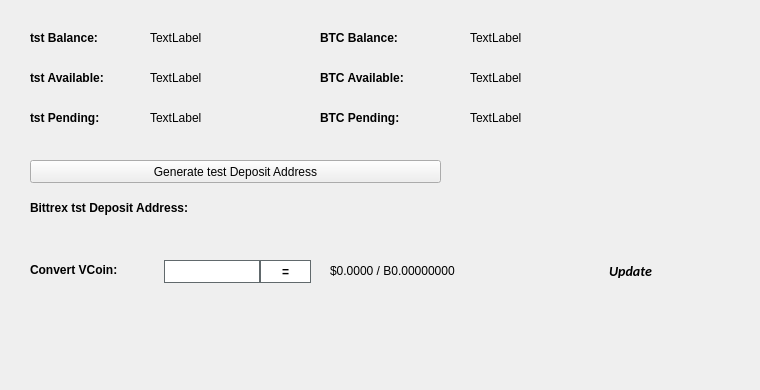
   <widget class="QWidget" name="BalanceTab">
    <attribute name="title">
     <string>Balance</string>
    </attribute>
    <widget class="QLabel" name="BitcoinBalanceLabel">
     <property name="geometry">
      <rect>
       <x>470</x>
       <y>30</y>
       <width>150</width>
       <height>16</height>
      </rect>
     </property>
     <property name="text">
      <string>TextLabel</string>
     </property>
    </widget>
    <widget class="QLabel" name="tstBalanceLabel">
     <property name="geometry">
      <rect>
       <x>150</x>
       <y>30</y>
       <width>150</width>
       <height>16</height>
      </rect>
     </property>
     <property name="text">
      <string>TextLabel</string>
     </property>
    </widget>
    <widget class="QLabel" name="label_11">
     <property name="geometry">
      <rect>
       <x>30</x>
       <y>30</y>
       <width>101</width>
       <height>16</height>
      </rect>
     </property>
     <property name="font">
      <font>
       <weight>75</weight>
       <bold>true</bold>
      </font>
     </property>
     <property name="text">
      <string>tst Balance:</string>
     </property>
    </widget>
    <widget class="QLabel" name="label_12">
     <property name="geometry">
      <rect>
       <x>320</x>
       <y>30</y>
       <width>101</width>
       <height>16</height>
      </rect>
     </property>
     <property name="font">
      <font>
       <weight>75</weight>
       <bold>true</bold>
      </font>
     </property>
     <property name="text">
      <string>BTC Balance:</string>
     </property>
    </widget>
    <widget class="QLabel" name="tstAvailableLabel_2">
     <property name="geometry">
      <rect>
       <x>150</x>
       <y>70</y>
       <width>150</width>
       <height>16</height>
      </rect>
     </property>
     <property name="text">
      <string>TextLabel</string>
     </property>
    </widget>
    <widget class="QLabel" name="label_13">
     <property name="geometry">
      <rect>
       <x>30</x>
       <y>70</y>
       <width>111</width>
       <height>16</height>
      </rect>
     </property>
     <property name="font">
      <font>
       <weight>75</weight>
       <bold>true</bold>
      </font>
     </property>
     <property name="text">
      <string>tst Available:</string>
     </property>
    </widget>
    <widget class="QLabel" name="label_14">
     <property name="geometry">
      <rect>
       <x>30</x>
       <y>110</y>
       <width>101</width>
       <height>16</height>
      </rect>
     </property>
     <property name="font">
      <font>
       <weight>75</weight>
       <bold>true</bold>
      </font>
     </property>
     <property name="text">
      <string>tst Pending:</string>
     </property>
    </widget>
    <widget class="QLabel" name="tstPendingLabel">
     <property name="geometry">
      <rect>
       <x>150</x>
       <y>110</y>
       <width>150</width>
       <height>16</height>
      </rect>
     </property>
     <property name="text">
      <string>TextLabel</string>
     </property>
    </widget>
    <widget class="QLabel" name="label_15">
     <property name="geometry">
      <rect>
       <x>320</x>
       <y>70</y>
       <width>111</width>
       <height>16</height>
      </rect>
     </property>
     <property name="font">
      <font>
       <weight>75</weight>
       <bold>true</bold>
      </font>
     </property>
     <property name="text">
      <string>BTC Available:</string>
     </property>
    </widget>
    <widget class="QLabel" name="BitcoinAvailableLabel">
     <property name="geometry">
      <rect>
       <x>470</x>
       <y>70</y>
       <width>150</width>
       <height>16</height>
      </rect>
     </property>
     <property name="text">
      <string>TextLabel</string>
     </property>
    </widget>
    <widget class="QLabel" name="label_31">
     <property name="geometry">
      <rect>
       <x>320</x>
       <y>110</y>
       <width>111</width>
       <height>16</height>
      </rect>
     </property>
     <property name="font">
      <font>
       <weight>75</weight>
       <bold>true</bold>
      </font>
     </property>
     <property name="text">
      <string>BTC Pending:</string>
     </property>
    </widget>
    <widget class="QLabel" name="BitcoinPendingLabel">
     <property name="geometry">
      <rect>
       <x>470</x>
       <y>110</y>
       <width>150</width>
       <height>16</height>
      </rect>
     </property>
     <property name="text">
      <string>TextLabel</string>
     </property>
    </widget>
    <widget class="QLabel" name="label_33">
     <property name="geometry">
      <rect>
       <x>30</x>
       <y>200</y>
       <width>221</width>
       <height>16</height>
      </rect>
     </property>
     <property name="font">
      <font>
       <weight>75</weight>
       <bold>true</bold>
      </font>
     </property>
     <property name="text">
      <string>Bittrex tst Deposit Address:</string>
     </property>
    </widget>
    <widget class="QPushButton" name="GenDepositBTN">
     <property name="geometry">
      <rect>
       <x>30</x>
       <y>160</y>
       <width>411</width>
       <height>23</height>
      </rect>
     </property>
     <property name="text">
      <string>Generate test Deposit Address</string>
     </property>
     <property name="icon">
      <iconset resource="../test.qrc">
       <normaloff>:/icons/bitcoin</normaloff>:/icons/bitcoin</iconset>
     </property>
    </widget>
    <widget class="QLabel" name="DepositAddressLabel">
     <property name="geometry">
      <rect>
       <x>200</x>
       <y>200</y>
       <width>261</width>
       <height>16</height>
      </rect>
     </property>
     <property name="palette">
      <palette>
       <active>
        <colorrole role="WindowText">
         <brush brushstyle="SolidPattern">
          <color alpha="255">
           <red>0</red>
           <green>0</green>
           <blue>0</blue>
          </color>
         </brush>
        </colorrole>
        <colorrole role="Text">
         <brush brushstyle="SolidPattern">
          <color alpha="255">
           <red>0</red>
           <green>0</green>
           <blue>255</blue>
          </color>
         </brush>
        </colorrole>
       </active>
       <inactive>
        <colorrole role="WindowText">
         <brush brushstyle="SolidPattern">
          <color alpha="255">
           <red>0</red>
           <green>0</green>
           <blue>0</blue>
          </color>
         </brush>
        </colorrole>
        <colorrole role="Text">
         <brush brushstyle="SolidPattern">
          <color alpha="255">
           <red>0</red>
           <green>0</green>
           <blue>255</blue>
          </color>
         </brush>
        </colorrole>
       </inactive>
       <disabled>
        <colorrole role="WindowText">
         <brush brushstyle="SolidPattern">
          <color alpha="255">
           <red>120</red>
           <green>120</green>
           <blue>120</blue>
          </color>
         </brush>
        </colorrole>
        <colorrole role="Text">
         <brush brushstyle="SolidPattern">
          <color alpha="255">
           <red>120</red>
           <green>120</green>
           <blue>120</blue>
          </color>
         </brush>
        </colorrole>
       </disabled>
      </palette>
     </property>
     <property name="font">
      <font>
       <weight>75</weight>
       <bold>true</bold>
      </font>
     </property>
     <property name="text">
      <string/>
     </property>
     <property name="alignment">
      <set>Qt::AlignRight|Qt::AlignTrailing|Qt::AlignVCenter</set>
     </property>
     <property name="textInteractionFlags">
      <set>Qt::LinksAccessibleByMouse|Qt::TextSelectableByKeyboard|Qt::TextSelectableByMouse</set>
     </property>
    </widget>
    <widget class="QLabel" name="label_8">
     <property name="geometry">
      <rect>
       <x>460</x>
       <y>300</y>
       <width>281</width>
       <height>81</height>
      </rect>
     </property>
     <property name="text">
      <string/>
     </property>
     <property name="pixmap">
      <pixmap>:/images/bittrex</pixmap>
     </property>
    </widget>
    <widget class="QWidget" name="widgetConversion" native="true">
     <property name="geometry">
      <rect>
       <x>0</x>
       <y>250</y>
       <width>751</width>
       <height>43</height>
      </rect>
     </property>
     <property name="minimumSize">
      <size>
       <width>0</width>
       <height>43</height>
      </size>
     </property>
     <property name="styleSheet">
      <string notr="true"/>
     </property>
     <widget class="QPushButton" name="btnUpdateMarketData">
      <property name="geometry">
       <rect>
        <x>575</x>
        <y>0</y>
        <width>111</width>
        <height>41</height>
       </rect>
      </property>
      <property name="sizePolicy">
       <sizepolicy hsizetype="Expanding" vsizetype="Expanding">
        <horstretch>0</horstretch>
        <verstretch>0</verstretch>
       </sizepolicy>
      </property>
      <property name="font">
       <font>
        <family>calibri</family>
        <pointsize>-1</pointsize>
        <weight>75</weight>
        <italic>true</italic>
        <bold>true</bold>
       </font>
      </property>
      <property name="styleSheet">
       <string notr="true">margin:0px;text-align:center;padding:2px;border-radius:3px;font-style:italic;width:100px;font-size:14px;font-family:calibri;font-weight:600;</string>
      </property>
      <property name="text">
       <string>Update</string>
      </property>
      <property name="iconSize">
       <size>
        <width>150</width>
        <height>35</height>
       </size>
      </property>
      <property name="autoDefault">
       <bool>true</bool>
      </property>
      <property name="default">
       <bool>true</bool>
      </property>
     </widget>
     <widget class="QLabel" name="lblConvertVCoin">
      <property name="geometry">
       <rect>
        <x>30</x>
        <y>10</y>
        <width>131</width>
        <height>20</height>
       </rect>
      </property>
      <property name="styleSheet">
       <string notr="true"/>
      </property>
      <property name="text">
       <string>&lt;html&gt;&lt;head/&gt;&lt;body&gt;&lt;p&gt;&lt;span style=&quot; font-weight:600;&quot;&gt;Convert VCoin:&lt;/span&gt;&lt;/p&gt;&lt;/body&gt;&lt;/html&gt;</string>
      </property>
     </widget>
     <widget class="QLineEdit" name="txtConvertVCoinQty">
      <property name="geometry">
       <rect>
        <x>160</x>
        <y>10</y>
        <width>100</width>
        <height>23</height>
       </rect>
      </property>
      <property name="minimumSize">
       <size>
        <width>100</width>
        <height>23</height>
       </size>
      </property>
      <property name="maximumSize">
       <size>
        <width>100</width>
        <height>16777215</height>
       </size>
      </property>
      <property name="styleSheet">
       <string notr="true">border: 1px solid #61696c;margin-left:4px;</string>
      </property>
     </widget>
     <widget class="QPushButton" name="btnConverttest">
      <property name="geometry">
       <rect>
        <x>260</x>
        <y>10</y>
        <width>51</width>
        <height>23</height>
       </rect>
      </property>
      <property name="minimumSize">
       <size>
        <width>0</width>
        <height>23</height>
       </size>
      </property>
      <property name="styleSheet">
       <string notr="true">border:1px solid #61696c;background:white;font-weight:600;</string>
      </property>
      <property name="text">
       <string>=</string>
      </property>
     </widget>
     <widget class="QLabel" name="lblConvertVCoinResults">
      <property name="geometry">
       <rect>
        <x>330</x>
        <y>0</y>
        <width>201</width>
        <height>41</height>
       </rect>
      </property>
      <property name="styleSheet">
       <string notr="true"/>
      </property>
      <property name="text">
       <string>$0.0000 / B0.00000000</string>
      </property>
     </widget>
     <widget class="QLabel" name="iconOverviewUpdateWait">
      <property name="geometry">
       <rect>
        <x>670</x>
        <y>10</y>
        <width>24</width>
        <height>24</height>
       </rect>
      </property>
      <property name="text">
       <string/>
      </property>
      <property name="pixmap">
       <pixmap resource="../test.qrc">:/icons/transaction_1</pixmap>
      </property>
      <property name="scaledContents">
       <bool>true</bool>
      </property>
      <property name="alignment">
       <set>Qt::AlignCenter</set>
      </property>
     </widget>
    </widget>
   </widget>
